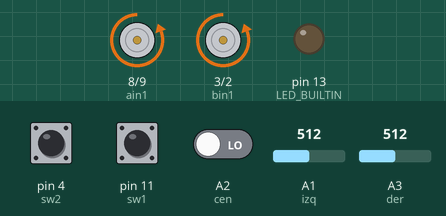
Recording of a sketch running on a simulated Arduino Nano, built with avr-gcc and run on an emulated ATmega328P. On the bench: motor-driver pin pairs drawn as motors (green arrow = first pin HIGH = forward, orange = second pin HIGH = backward, longer = more drive, scaled by the enable pin), output pins drawn as LEDs (lit = HIGH). The test bench sets the inputs (shaded band); at power-on: A2 (cen) LOW, A1 (izq) = 512, pin 4 (sw2) HIGH, pin 11 (sw1) LOW, A3 (der) = 512.

Above: at 5.8 s.
5.9 s: A2 (cen) driven HIGH
At 6.3 s:
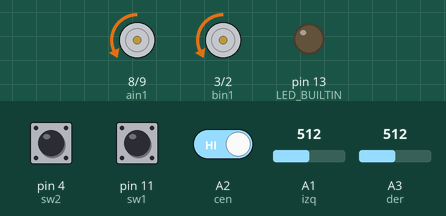
7.4 s: A1 (izq) set to 370
8.9 s: A1 (izq) set to 353
At 9.8 s:
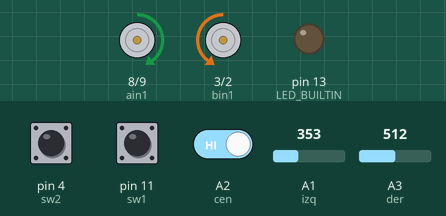
10.4 s: A2 (cen) driven LOW
At 10.9 s:
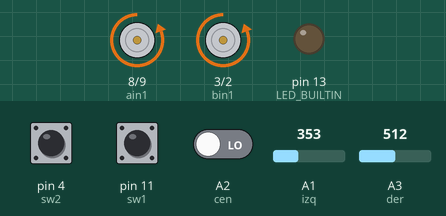
Timing chart, 0 to 12.9 s (numbered marks = the images above; inputs shaded):
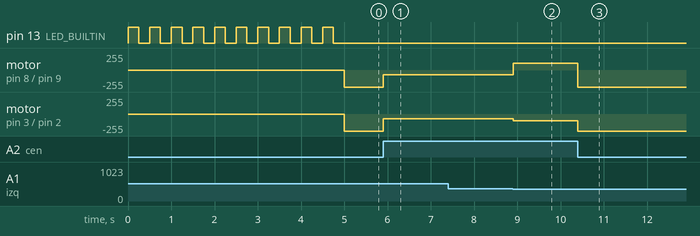

The sketch:

mini_madrid.ino
```cpp
/*MINISUMO UAM MADRID*/
/**
 * Autor Alan Cruz
 * Minisumo hecho con arduino nano y tb6612fng
 *
 *
 *
 */


/*H-bridge*/
int ain1 = 8;
int ain2 = 9;

int bin1 = 3;
int bin2 = 2;

int pwmA = 6;
int pwmB = 5;


/*Sensores*/
int cen = A2;
int izq = A1;
int der = A3;
int lin = A1;


float der_v;
float izq_v;
bool cen_v;
bool lin_v;


/*Switch*/
int sw1 = 11;
int sw2 = 4;

/*Auxiliars*/
bool sentido = 0;

/*Directions*/
void atras (int velocidad) {
  digitalWrite (ain1 , HIGH);
  digitalWrite (ain2 , LOW);
  digitalWrite (bin1 , HIGH);
  digitalWrite (bin2 , LOW);
  analogWrite (pwmA , velocidad);
  analogWrite (pwmB , velocidad);
}
void adelante (int velocidad) {
  digitalWrite (ain1 , LOW);
  digitalWrite (ain2 , HIGH);
  digitalWrite (bin1 , LOW);
  digitalWrite (bin2 , HIGH);
  analogWrite (pwmA , velocidad);
  analogWrite (pwmB , velocidad);
}
void derecha (int velocidad) {
  digitalWrite (ain1 , HIGH);
  digitalWrite (ain2 , LOW);
  digitalWrite (bin1 , LOW);
  digitalWrite (bin2 , HIGH);
  analogWrite (pwmA , velocidad);
  analogWrite (pwmB , velocidad);
}
void izquierda (int velocidad) {
  digitalWrite (ain1 , LOW);
  digitalWrite (ain2 , HIGH);
  digitalWrite (bin1 , HIGH);
  digitalWrite (bin2 , LOW);

  analogWrite (pwmA , velocidad);
  analogWrite (pwmB , velocidad);
}

void parar () {
  digitalWrite (ain1 , LOW);
  digitalWrite (ain2 , LOW);
  digitalWrite (bin1 , LOW);
  digitalWrite (bin2 , LOW);

  analogWrite (pwmA , 255);
  analogWrite (pwmB , 255);
}

void inicio_led1(){
  for(int i = 0; i < 5;i++){
      digitalWrite(13,1);
      delay(500);
      digitalWrite(13,0);
      delay(500);
    }
}
void inicio_led2(){
  for(int i = 0; i < 10;i++){
      digitalWrite(13,1);
      delay(250);
      digitalWrite(13,0);
      delay(250);
    }
}


void lecturas(){
  cen_v = digitalRead(cen);
   izq_v = distancia(izq);
   der_v = distancia(der);

}


float distancia(int sensor){
 float dis_a = 15;

 for(int i=0;i<3000;i++){
   float dis = 12343.85 * pow(analogRead(sensor),-1.15);
    if((dis-dis_a) < -.1 || (dis_a-dis) > .1){
      dis_a = dis;
      return(dis);
    }
    else{
      return(dis_a);
    }
 }
}


void setup() {
  // H bridge
  pinMode(ain1,OUTPUT);
  pinMode(ain2,OUTPUT);
  pinMode(bin1,OUTPUT);
  pinMode(bin2,OUTPUT);
  pinMode(pwmA,OUTPUT);
  pinMode(pwmB,OUTPUT);
  //Sensors
  pinMode(der,INPUT);
  pinMode(izq,INPUT);
  pinMode(cen,INPUT);

  //switch
  pinMode(sw1,INPUT);
  pinMode(sw2,INPUT);

  pinMode(LED_BUILTIN,OUTPUT);
}


void loop() {

  if(digitalRead(sw1)  == 1 && digitalRead(sw2) == 0){

     inicio_led1();

     while(1){
        lecturas();
        if(cen_v == 0){
          adelante(255);
        }
        else if(izq_v < 14.5 && der_v < 14.5){
          parar();
        }
        else if(izq_v < 14.5 && der_v == 15){
          derecha(80);
          sentido = 0;
        }
        else if(izq_v == 15 && der_v< 14.5){
          izquierda(80);
          sentido = 1;
        }
        else{
          if(sentido == 1){
            izquierda(100);
          }
          else{
            derecha(100);
          }
        }
      }
    }


     else if(digitalRead(sw1) == 0 && digitalRead(sw2 )== 1){
     inicio_led2();

     while(1){
        lecturas();
        if(cen_v == 0){
          adelante(255);
        }
        else if(izq_v < 14.5 && der_v < 14.5){
          adelante(70);
        }
        else if(izq_v < 14.5 && der_v == 15){
          derecha(80);
          sentido = 0;
        }
        else if(izq_v == 15 && der_v< 14.5){
          izquierda(80);
          sentido = 1;
        }
        else{
          if(sentido == 1){
            izquierda(100);
          }
          else{
            derecha(100);
          }
        }
      }
    }


    else{
      parar();
    }

  }
```

Measured:
- the behaviour switches between 354 and 353 on A1 (izq) (found by bisection; images 1 and 2)
- after the input at 5.9 s, motor on pin 8 (ain1) / pin 9 (ain2), motor on pin 3 (bin1) / pin 2 (bin2): backward 255/255 → backward 70/255 at once
- after the input at 7.4 s, every drawn part: stays the same
- after the input at 8.9 s, motor on pin 8 (ain1) / pin 9 (ain2): backward 70/255 → forward 100/255 at once; motor on pin 3 (bin1) / pin 2 (bin2): backward 70/255 → backward 100/255 at once
- after the input at 10.4 s, motor on pin 8 (ain1) / pin 9 (ain2): forward 100/255 → backward 255/255 at once; motor on pin 3 (bin1) / pin 2 (bin2): backward 100/255 → backward 255/255 at once
- by itself, pin 13 (LED_BUILTIN): alternates HIGH for 0.25 s and LOW for 0.25 s, 20 changes in all, then stays LOW
